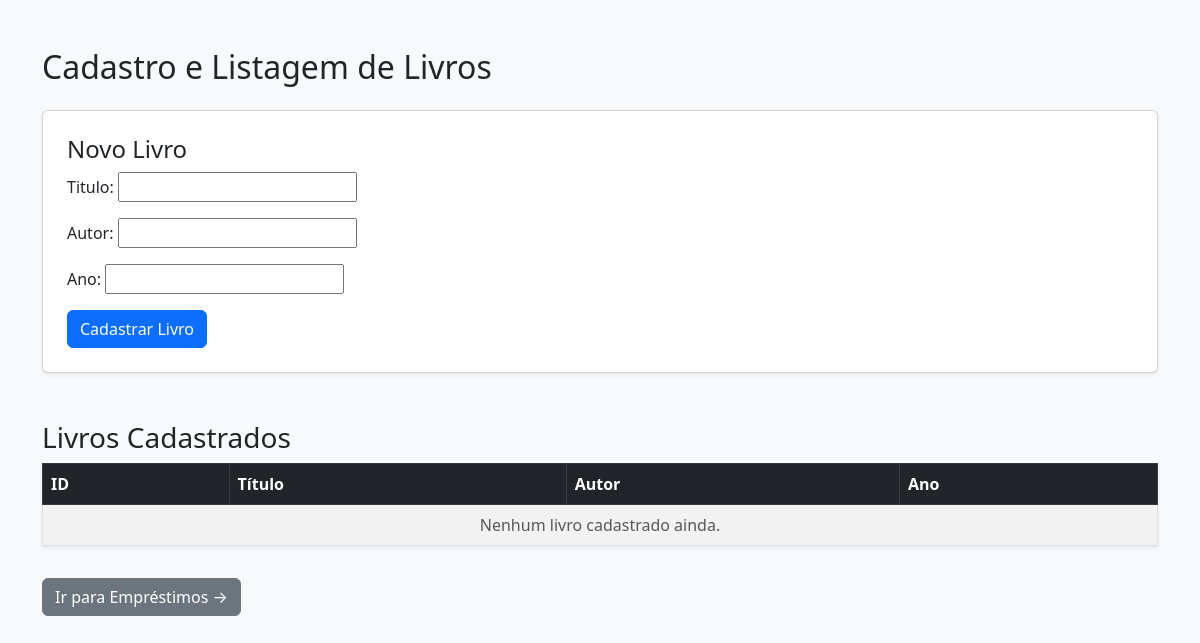
Before: /gerenciamento/livros/ with the older database file.
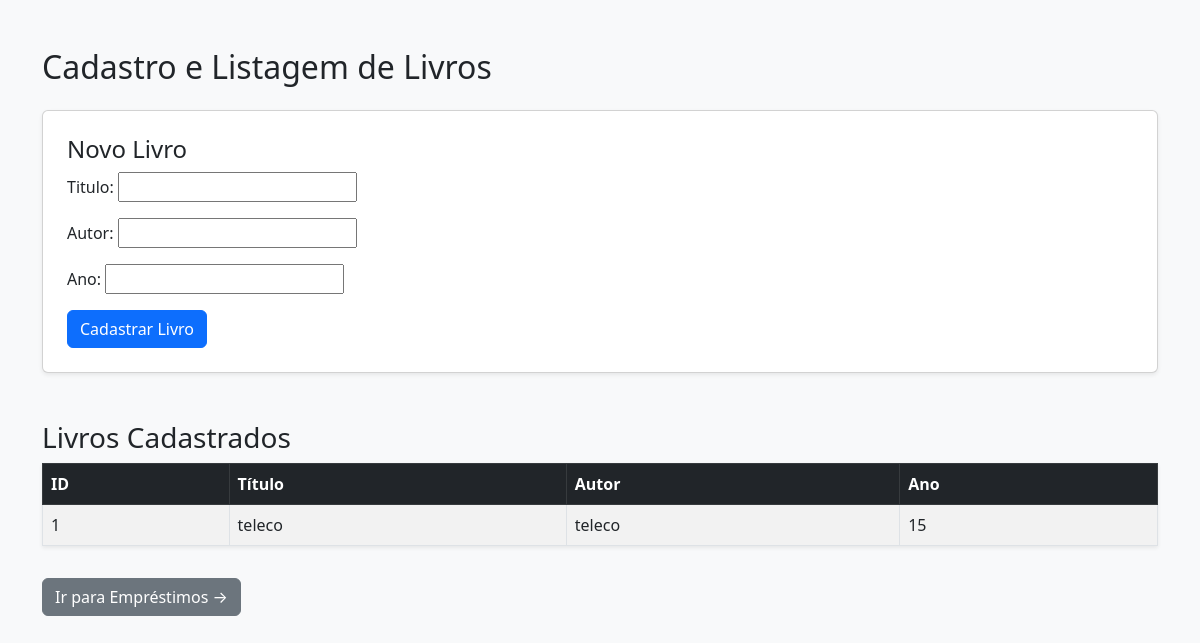
After: the same page with the newer database file.
### core/models.py (models this page shows, shortened)
class Livro(models.Model):
    titulo = models.CharField(max_length=255)
    autor = models.CharField(max_length=255)
    ano = models.IntegerField()

### core/views.py (the view)
# urls.py: path('gerenciamento/livros/', views.gerenciar_livros, name='gerenciar_livros'),
def gerenciar_livros(request):
    garantir_autenticacao(request)
    livros = Livro.objects.all()
    form = LivroForm(request.POST or None)
    if request.method == 'POST' and form.is_valid():
        form.save()
        return redirect('gerenciar_livros')
    return render(request, 'core/livros.html', {'livros': livros, 'form': form})

### core/forms.py
class LivroForm(forms.ModelForm):
    class Meta:
        model = Livro
        fields = ['titulo', 'autor', 'ano']

### core/views.py (called while the page is built)
def garantir_autenticacao(request):
    if not request.user.is_authenticated:
        admin_user = User.objects.filter(is_superuser=True).first()
        if admin_user:
            login(request, admin_user)

### core/templates/core/livros.html (shortened to what this page needs)
<!DOCTYPE html>
<html lang="pt-br">
<head>
    <link href="https://cdn.jsdelivr.net/npm/bootstrap@5.3.0/dist/css/bootstrap.min.css" rel="stylesheet">
</head>
<body class="bg-light">
    <div class="container mt-5">
        <h2 class="mb-4">Cadastro e Listagem de Livros</h2>
        <div class="card p-4 mb-5 shadow-sm">
            <h4>Novo Livro</h4>
            <form method="POST">
                <div class="mb-3">
                    {{ form.as_p }}
                </div>
                <button type="submit" class="btn btn-primary">Cadastrar Livro</button>
            </form>
        </div>
        <h3>Livros Cadastrados</h3>
        <table class="table table-striped table-bordered bg-white shadow-sm">
            <thead class="table-dark">
                <tr>
                    <th>ID</th>
                    <th>Título</th>
                    <th>Autor</th>
                    <th>Ano</th>
                </tr>
            </thead>
            <tbody>
                {% for livro in livros %}
                <tr>
                    <td>{{ livro.id }}</td>
                    <td>{{ livro.titulo }}</td>
                    <td>{{ livro.autor }}</td>
                    <td>{{ livro.ano }}</td>
                </tr>
                {% empty %}
                <tr>
                    <td colspan="4" class="text-center text-muted">Nenhum livro cadastrado ainda.</td>
                </tr>
                {% endfor %}
            </tbody>
        </table>
        <a href="/gerenciamento/emprestimos/" class="btn btn-secondary mt-3">Ir para Empréstimos →</a>
    </div>
</body>
</html>

Changed rows visible on the page:
added Livro: id "1", titulo "teleco", autor "teleco", ano "15"
Other visible differences:
text no longer shown: "Nenhum livro cadastrado ainda."
